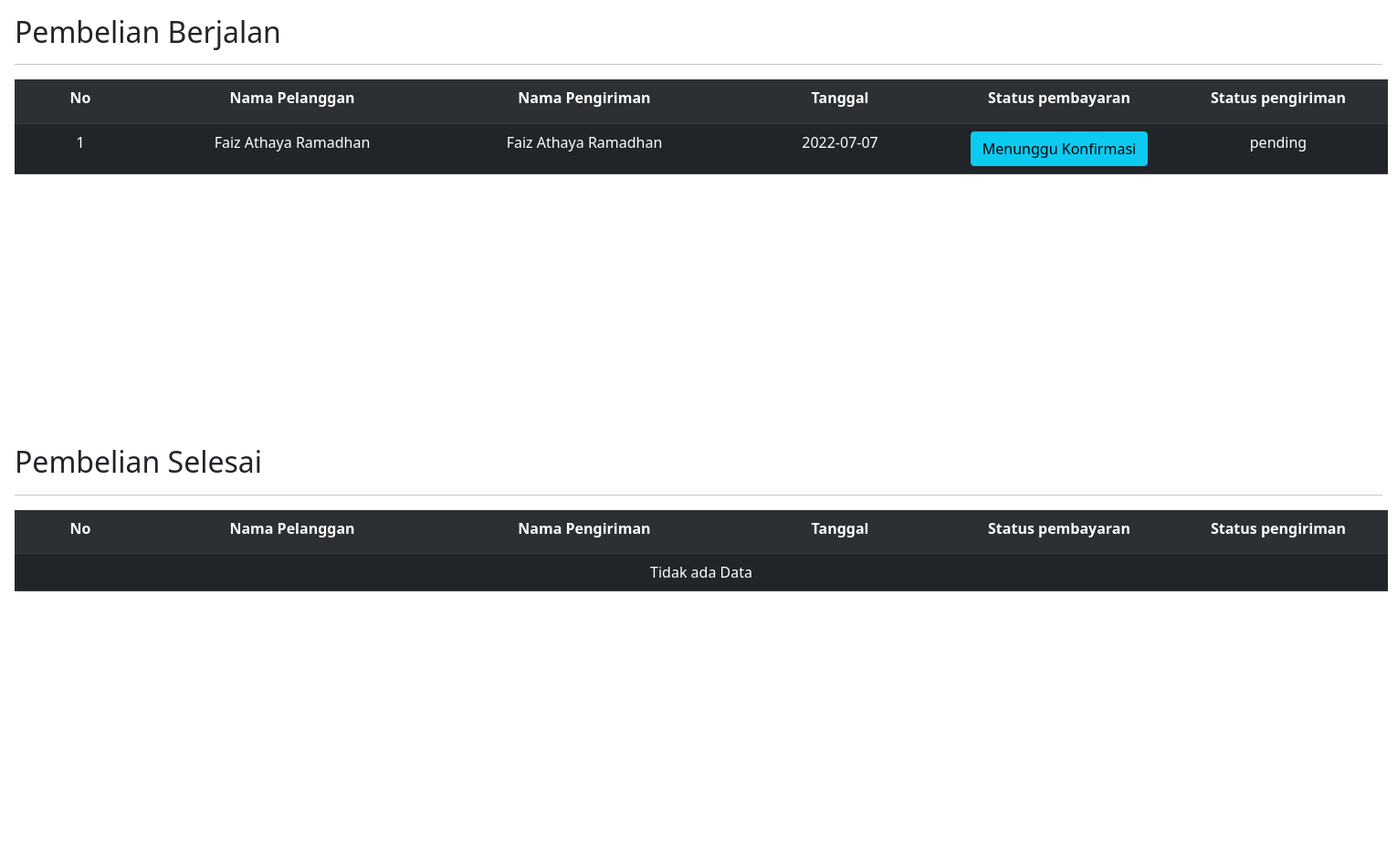
/admin/pembelian.php (signed in), run on the app's committed database.
### tables this page shows
CREATE TABLE `tb_pembelian` (
  `pem_id` int(11) NOT NULL,
  `id_p_user` varchar(50) NOT NULL,
  `p_nama` varchar(25) NOT NULL,
  `p_perusahaan` varchar(25) NOT NULL,
  `p_alamat` varchar(255) NOT NULL,
  `p_tempat` varchar(25) NOT NULL,
  `area_id` int(11) NOT NULL,
  `p_kodepos` int(6) NOT NULL,
  `p_telp` varchar(14) NOT NULL,
  `pem_tanggal` date NOT NULL,
  `pem_total` int(11) NOT NULL,
  `pem_status_pembayaran` varchar(20) NOT NULL,
  `pem_status_pengiriman` varchar(20) NOT NULL,
  `pem_tambahan` varchar(255) NOT NULL
);

CREATE TABLE `tb_p_user` (
  `id_user` int(11) NOT NULL,
  `nama_user` varchar(30) NOT NULL,
  `password` varchar(20) NOT NULL,
  `hak_akses` varchar(16) NOT NULL,
  `id_p_user` varchar(50) NOT NULL
);

### admin/pembelian.php (the view, shortened to what this page needs)
<?php
include "assets/function/koneksi.php";
?>
<!doctype html>
<html lang="en">
  <head>
    <link rel="stylesheet" href="assets/css/styles.css">
    <link href="https://cdn.jsdelivr.net/npm/bootstrap@5.0.2/dist/css/bootstrap.min.css" rel="stylesheet">
  </head>
  <body>
<div class="container-fluid p-3 scroll4">
  <h2>Pembelian Berjalan</h2>
  <hr>
    <table class="table table-dark table-striped text-center  ">
          <tbody>
            <tr>
                <th style="width: 9em; height:3em;">No</th>
                <th style="width: 20em;">Nama Pelanggan</th>
                <th style="width: 20em;">Nama Pengiriman</th>
                <th style="width: 15em;">Tanggal</th>
                <th style="width: 15em;">Status pembayaran</th>
                <th style="width: 15em;">Status pengiriman</th>
            </tr>
            <?php
            $no = 1;
            $data = mysqli_query($conn, "SELECT * FROM tb_pembelian JOIN tb_p_user ON tb_pembelian.id_p_user=tb_p_user.id_p_user WHERE pem_status_pengiriman != 'Success' ORDER BY pem_id DESC");
            if(mysqli_num_rows($data) > 0){
            while($row = mysqli_fetch_assoc($data)){
            ?>
            <tr>
              <td style="height:3em;"><?= $no++ ?></td>
              <td><?= $row['nama_user'] ?></td>
              <td><?= $row['p_nama'] ?></td>
              <td><?= $row['pem_tanggal'] ?></td>
              <?php if ($row['pem_status_pembayaran']!=="pending"): ?>
              <td><a href="index.php?hal=detail-pembayaran&idpem=<?php echo $row["pem_id"] ?>" class="btn btn-info"><?= $row['pem_status_pembayaran'] ?></a></td>
              <?php  endif ?>
              <?php if ($row['pem_status_pengiriman']=="pending"): ?>
              <td><?= $row['pem_status_pengiriman'] ?></td>
              <?php  endif ?>
            </tr>
            <?php }}else{ ?>
                                <tr>
                                  <td colspan="8">Tidak ada Data</td>
                                </tr>
                              <?php } ?>
          </tbody>
    </table>
</div>
 <div class="container-fluid p-3 scroll4">
  <h2>Pembelian Selesai</h2>
  <hr>
    <table class="table table-dark table-striped text-center  ">
          <tbody>
            <tr>
            <th style="width: 9em; height:3em;">No</th>
                <th style="width: 20em;">Nama Pelanggan</th>
                <th style="width: 20em;">Nama Pengiriman</th>
                <th style="width: 15em;">Tanggal</th>
                <th style="width: 15em;">Status pembayaran</th>
                <th style="width: 15em;">Status pengiriman</th>
            </tr>
            <?php
            $no = 1;
            $data = mysqli_query($conn, "SELECT * FROM tb_pembelian JOIN tb_p_user ON tb_pembelian.id_p_user=tb_p_user.id_p_user WHERE pem_status_pengiriman = 'Success' ORDER BY pem_id DESC");
            if(mysqli_num_rows($data) > 0){
            while($row = mysqli_fetch_assoc($data)){
            ?>
            <tr>
              <td style="height:3em;"><?= $no++ ?></td>
              <td><?= $row['nama_user'] ?></td>
              <td><?= $row['p_nama'] ?></td>
              <td><?= $row['pem_tanggal'] ?></td>
              <?php if ($row['pem_status_pembayaran']!=="pending"): ?>
              <td><a href="index.php?hal=detail-pembayaran&idpem=<?php echo $row["pem_id"] ?>" class="btn btn-info"><?= $row['pem_status_pembayaran'] ?></a></td>
              <?php  endif ?>
              <?php if ($row['pem_status_pembayaran']=="pending"): ?>
              <td><?= $row['pem_status_pembayaran'] ?></td>
              <?php  endif ?>
              <?php if ($row['pem_status_pengiriman']=="Success"): ?>
              <td>
                  <button type="Button" class="btn btn-primary"><?= $row['pem_status_pengiriman'] ?></button>
              </td>
              <?php  endif ?>
              <?php if ($row['pem_status_pengiriman']=="Barang Dikirim"): ?>
              <td>
                <form action="" method="POST" enctype="multipart/form-data">
                  <button type="submit" class="btn btn-primary" name="barang-dikirim" value="barang-dikirim" onclick="return confirm('sudah sampai?')"><?= $row['pem_status_pengiriman'] ?></button>
                </form>
              </td>
              <?php  endif ?>
              <?php if ($row['pem_status_pengiriman']=="Proses"): ?>
              <td>
                <form action="assets/function/validasi-barang-dikirim.php?idpem=<?php echo $row["pem_id"] ?>" method="POST" enctype="multipart/form-data">
                  <button type="submit" class="btn btn-primary" name="barang-dikirim" value="barang-dikirim" onclick="return confirm('sudah bisa di kirim?')"><?= $row['pem_status_pengiriman'] ?></button>
                </form>
              </td>
              <?php  endif ?>
              <?php if ($row['pem_status_pengiriman']=="pending"): ?>
              <td><?= $row['pem_status_pengiriman'] ?></td>
              <?php  endif ?>
            </tr>
            <?php }}else{ ?>
                                <tr>
                                  <td colspan="8">Tidak ada Data</td>
                                </tr>
                              <?php } ?>
          </tbody>
    </table>
</div>
  </body>
</html>

### admin/assets/css/styles.css (style rules this page uses)
.scroll4 tbody { clear:both; border:0px solid 3FF6600; height:22em; overflow:auto; float:left; width:94em; background:#ffffff; }

### data on the page
tb_pembelian: tb_p_user.nama_user "Faiz Athaya Ramadhan", p_nama "Faiz Athaya Ramadhan", pem_tanggal "2022-07-07", pem_status_pembayaran "Menunggu Konfirmasi", pem_status_pengiriman "pending"
